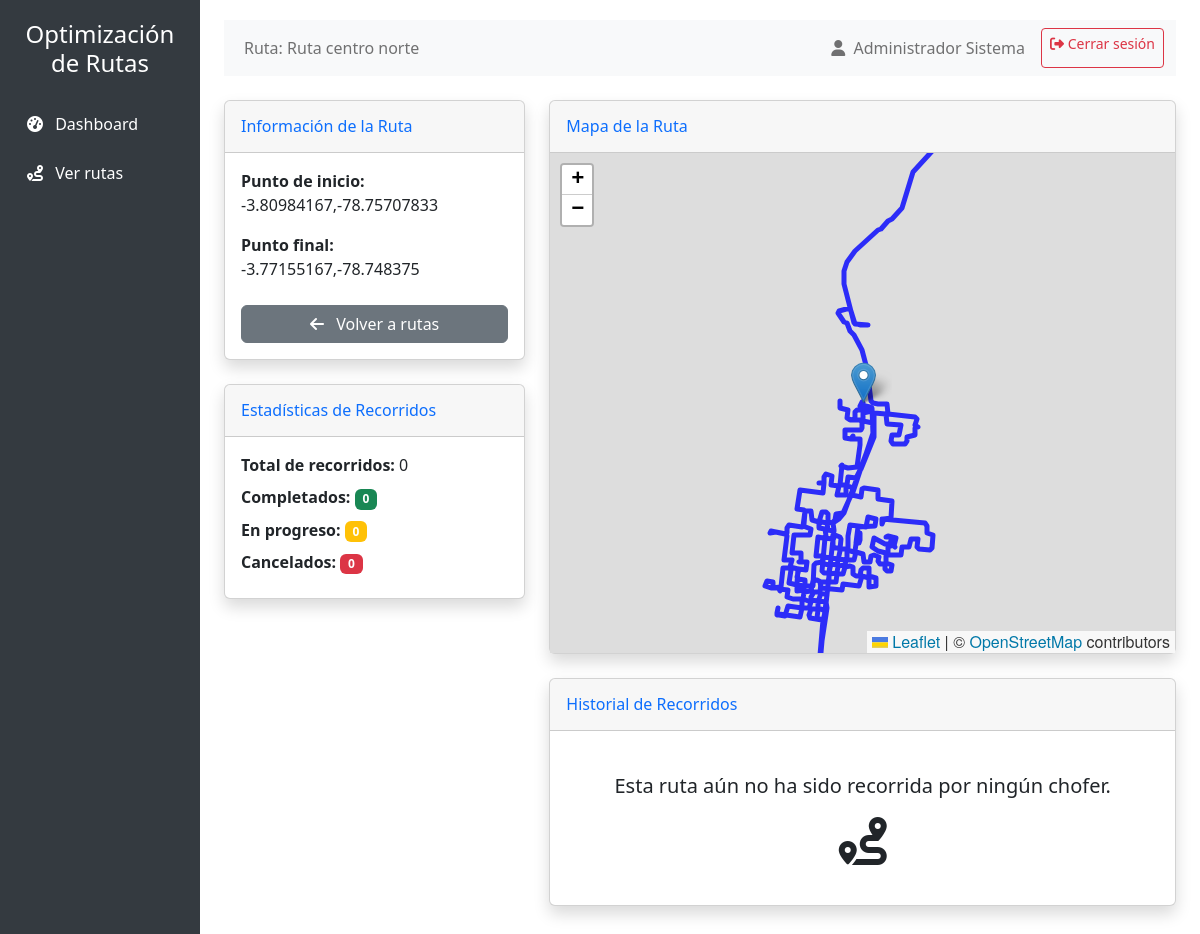
The page /coordinator/view_route/1 (signed in) on the database its author committed.
### app.py (models this page shows, shortened)
class Route(db.Model):
    id = db.Column(db.Integer, primary_key=True)
    name = db.Column(db.String(100), nullable=False)
    description = db.Column(db.Text, nullable=True)
    creator_id = db.Column(db.Integer, db.ForeignKey('user.id'), nullable=False)
    created_at = db.Column(db.DateTime, default=datetime.utcnow)
    file_path = db.Column(db.String(200), nullable=False)
    gpx_path = db.Column(db.String(200), nullable=True)
    start_point = db.Column(db.String(100), nullable=True)
    end_point = db.Column(db.String(100), nullable=True)
    distance = db.Column(db.Float, nullable=True)
    active = db.Column(db.Boolean, default=True)
    completions = db.relationship('RouteCompletion', backref='route', lazy=True)

class User(db.Model, UserMixin):
    id = db.Column(db.Integer, primary_key=True)
    username = db.Column(db.String(100), unique=True, nullable=False)
    email = db.Column(db.String(120), unique=True, nullable=False)
    password_hash = db.Column(db.String(200), nullable=False)
    first_name = db.Column(db.String(100), nullable=False)
    last_name = db.Column(db.String(100), nullable=False)
    cedula = db.Column(db.String(20), unique=True, nullable=False)
    role = db.Column(db.String(20), default='driver')  # admin, driver, technician, coordinator
    active = db.Column(db.Boolean, default=True)
    created_at = db.Column(db.DateTime, default=datetime.utcnow)
    driver_info = db.relationship('DriverInfo', backref='user', uselist=False, cascade="all, delete-orphan")
    routes_created = db.relationship('Route', backref='creator', lazy=True, foreign_keys='Route.creator_id')
    routes_driven = db.relationship('RouteCompletion', backref='driver', lazy=True)

### app.py (the view)
    @app.route('/coordinator/view_route/<int:route_id>')
    @coordinator_required
    def coordinator_view_route(route_id):
        route = Route.query.get_or_404(route_id)
        try:
            with open(route.file_path, 'r', encoding='utf-8') as f:
                map_html = f.read()
        except Exception as e:
            map_html = "<p>No se pudo cargar el mapa</p>"
        completions = RouteCompletion.query.filter_by(route_id=route.id).order_by(RouteCompletion.completed_at.desc()).all()
        return render_template('coordinator/view_route.html',
                             route=route,
                             map_html=map_html,
                             completions=completions)

### app.py (called while the page is built)
def role_required(*roles):
    def decorator(f):
        @wraps(f)
        def decorated_function(*args, **kwargs):
            if not current_user.is_authenticated:
                flash('Debes iniciar sesión para acceder a esta página.', 'danger')
                return redirect(url_for('login'))
            if current_user.role not in roles:
                flash('No tienes permisos para acceder a esta página.', 'danger')
                return redirect(url_for('dashboard'))
            return f(*args, **kwargs)
        return decorated_function
    return decorator

### templates/coordinator/view_route.html (shortened to what this page needs)
{% extends "base.html" %}
{% block page_title %}Ruta: {{ route.name }}{% endblock %}
{% block sidebar_items %}
<li class="nav-item">
    <a href="{{ url_for('coordinator_dashboard') }}" class="nav-link">
        <i class="fas fa-tachometer-alt me-2"></i> Dashboard
    </a>
</li>
<li class="nav-item">
    <a href="{{ url_for('coordinator_view_routes') }}" class="nav-link">
        <i class="fas fa-route me-2"></i> Ver rutas
    </a>
</li>
{% endblock %}
{% block content %}
<div class="row">
    <div class="col-md-4">
        <div class="card shadow mb-4">
            <div class="card-header py-3">
                <h6 class="m-0 font-weight-bold text-primary">Información de la Ruta</h6>
            </div>
            <div class="card-body">
                <div class="mb-3">
                    <strong>Punto de inicio:</strong> {{ route.start_point }}
                </div>
                <div class="mb-3">
                    <strong>Punto final:</strong> {{ route.end_point }}
                </div>
                <div class="d-grid gap-2 mt-4">
                    <a href="{{ url_for('coordinator_view_routes') }}" class="btn btn-secondary">
                        <i class="fas fa-arrow-left me-2"></i> Volver a rutas
                    </a>
                </div>
            </div>
        </div>
        <div class="card shadow mb-4">
            <div class="card-header py-3">
                <h6 class="m-0 font-weight-bold text-primary">Estadísticas de Recorridos</h6>
            </div>
            <div class="card-body">
                {% set completed_count = completions|selectattr("status", "equalto", "completed")|list|length %}
                {% set in_progress_count = completions|selectattr("status", "equalto", "in_progress")|list|length %}
                {% set canceled_count = completions|selectattr("status", "equalto", "canceled")|list|length %}
                {% set total_completions = completions|length %}
                <div class="mb-2">
                    <strong>Total de recorridos:</strong> {{ total_completions }}
                </div>
                <div class="mb-2">
                    <strong>Completados:</strong>
                    <span class="badge bg-success">{{ completed_count }}</span>
                </div>
                <div class="mb-2">
                    <strong>En progreso:</strong>
                    <span class="badge bg-warning">{{ in_progress_count }}</span>
                </div>
                <div class="mb-2">
                    <strong>Cancelados:</strong>
                    <span class="badge bg-danger">{{ canceled_count }}</span>
                </div>
            </div>
        </div>
    </div>
    <div class="col-md-8">
        <div class="card shadow mb-4">
            <div class="card-header py-3">
                <h6 class="m-0 font-weight-bold text-primary">Mapa de la Ruta</h6>
            </div>
            <div class="card-body p-0">
                <div id="route-map" style="height: 500px; border-radius: 0 0 4px 4px;">
                    {{ map_html|safe }}
                </div>
            </div>
        </div>
        <div class="card shadow mb-4">
            <div class="card-header py-3">
                <h6 class="m-0 font-weight-bold text-primary">Historial de Recorridos</h6>
            </div>
            <div class="card-body">
                {% if completions %}
                <div class="table-responsive">
                    <table class="table table-bordered" id="completionsTable">
                        <thead>
                            <tr>
                                <th>Fecha inicio</th>
                                <th>Fecha fin</th>
                                <th>Chofer</th>
                                <th>Vehículo</th>
                                <th>Estado</th>
                                <th>Duración</th>
                                <th>Notas</th>
                            </tr>
                        </thead>
                        <tbody>
                            {% for completion in completions %}
                            <tr>
                                <td>
                                    {% if completion.started_at %}
                                        {{ completion.started_at|datetime_format }}
                                    {% else %}
                                        N/A
                                    {% endif %}
                                </td>
                                <td>
                                    {% if completion.completed_at %}
                                        {{ completion.completed_at|datetime_format }}
                                    {% else %}
                                        -
                                    {% endif %}
                                </td>
                                <td>{{ completion.driver.first_name }} {{ completion.driver.last_name }}</td>
                                <td>{{ completion.vehicle.brand }} {{ completion.vehicle.model }} ({{ completion.vehicle.plate_number }})</td>
                                <td>
                                    {% if completion.status == 'completed' %}
                                    <span class="badge bg-success">Completado</span>
                                    {% elif completion.status == 'in_progress' %}
                                    <span class="badge bg-warning">En progreso</span>
                                    {% elif completion.status == 'canceled' %}
                                    <span class="badge bg-danger">Cancelado</span>
                                    {% else %}
                                    <span class="badge bg-secondary">Pendiente</span>
                                    {% endif %}
                                </td>
                                <td>
                                    {% if completion.started_at and completion.completed_at %}
                                        {% set duration = completion.completed_at - completion.started_at %}
                                        {% set hours = duration.total_seconds() // 3600 %}
                                        {% set minutes = (duration.total_seconds() % 3600) // 60 %}
                                        {{ hours|int }}h {{ minutes|int }}m
                                    {% else %}
                                        N/A
                                    {% endif %}
                                </td>
                                <td>
                                    {% if completion.notes %}
                                        <span title="{{ completion.notes }}" data-bs-toggle="tooltip">
                                            {{ completion.notes|truncate(30) }}
                                        </span>
                                    {% else %}
                                        -
                                    {% endif %}
                                </td>
                            </tr>
                            {% endfor %}
                        </tbody>
                    </table>
                </div>
                {% else %}
                <div class="text-center py-4">
                    <p class="lead">Esta ruta aún no ha sido recorrida por ningún chofer.</p>
                    <i class="fas fa-route fa-3x text-gray-300"></i>
                </div>
                {% endif %}
            </div>
        </div>
    </div>
</div>
{% endblock %}
{% block extra_css %}
<link rel="stylesheet" href="https://cdn.datatables.net/1.11.5/css/dataTables.bootstrap5.min.css">
{% endblock %}

### templates/base.html (shortened to what this page needs)
<!DOCTYPE html>
<html lang="es">
<head>
    <link rel="stylesheet" href="https://cdn.jsdelivr.net/npm/bootstrap@5.2.3/dist/css/bootstrap.min.css">
    <link rel="stylesheet" href="https://cdnjs.cloudflare.com/ajax/libs/font-awesome/6.2.1/css/all.min.css">
    <link rel="stylesheet" href="/static/styles.css">
    {% block extra_css %}{% endblock %}
</head>
<body>
    <div class="container-fluid">
        <div class="row">
            <div class="col-md-2 d-md-block sidebar collapse">
                <div class="position-sticky">
                    <div class="text-center mb-4">
                        <h4>Optimización<br>de Rutas</h4>
                    </div>
                    <ul class="nav flex-column">
                        {% block sidebar_items %}
                        {% endblock %}
                    </ul>
                </div>
            </div>
            <div class="col-md-10 ms-sm-auto px-md-4 content">
                <nav class="navbar navbar-expand-lg navbar-light bg-light mb-4">
                    <div class="container-fluid">
                        <div class="collapse navbar-collapse">
                            <ul class="navbar-nav me-auto mb-2 mb-lg-0">
                                <li class="nav-item">
                                    <span class="nav-link">
                                        {% block page_title %}Dashboard{% endblock %}
                                    </span>
                                </li>
                            </ul>
                            <div class="d-flex">
                                <span class="navbar-text me-3">
                                    <i class="fas fa-user me-1"></i> {{ current_user.first_name }} {{ current_user.last_name }}
                                </span>
                                <a href="{{ url_for('logout') }}" class="btn btn-outline-danger btn-sm">
                                    <i class="fas fa-sign-out-alt"></i> Cerrar sesión
                                </a>
                            </div>
                        </div>
                    </div>
                </nav>
                {% block content %}{% endblock %}
            </div>
        </div>
    </div>
</body>
</html>

### static/styles.css (style rules this page uses)
* { box-sizing: border-box; margin: 0; padding: 0; }
body { font-family: 'Segoe UI', Arial, sans-serif; background-color: #f4f4f9; margin: 0; padding: 0; color: #333; min-height: 100vh; display: flex; flex-direction: column; }
button, .btn { background-color: #4a90e2; color: white; border: none; padding: 12px 20px; border-radius: 5px; cursor: pointer; font-size: 16px; font-weight: 500; transition: background-color 0.3s; text-decoration: none; display: inline-block; }
.btn-secondary { background-color: #6c757d; }
.badge { display: inline-block; padding: 5px 10px; border-radius: 15px; font-size: 0.8rem; font-weight: 500; }

### templates/base.html (style rules this page uses)
.sidebar { min-height: 100vh; background-color: #343a40; color: #fff; padding-top: 20px; }
.sidebar a { color: #fff; text-decoration: none; padding: 10px 15px; display: block; }
.sidebar .nav-item { margin-bottom: 5px; }
.content { padding: 20px; }
.card { margin-bottom: 20px; border-radius: 8px; box-shadow: 0 2px 4px rgba(0,0,0,0.1); }
.card-header { background-color: #f8f9fa; border-bottom: 1px solid #e3e6f0; font-weight: bold; }

### rows shown on the page
Route: name "Ruta centro norte", start_point "-3.80984167,-78.75707833", end_point "-3.77155167,-78.748375"
User: first_name "Administrador", last_name "Sistema"

### other values the page prints
{{ total_completions }} "0"
{{ completed_count }} "0"
{{ in_progress_count }} "0"
{{ canceled_count }} "0"
